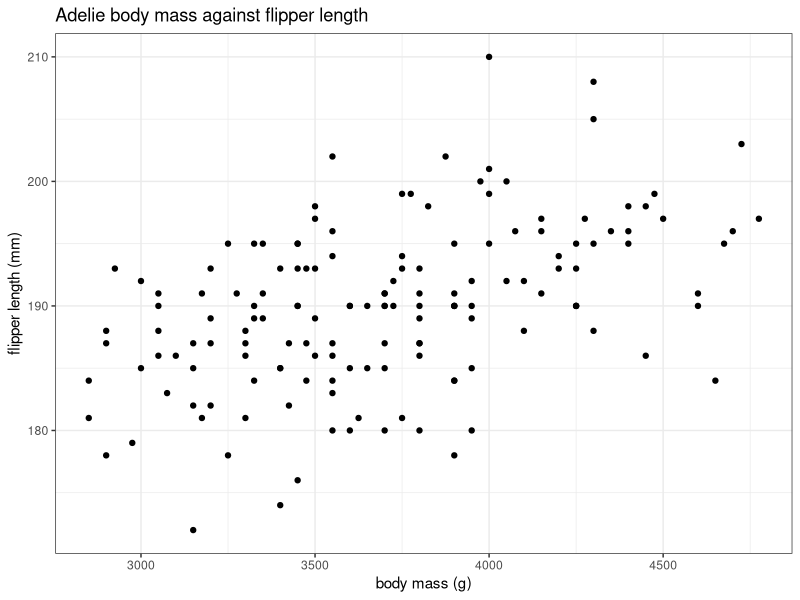
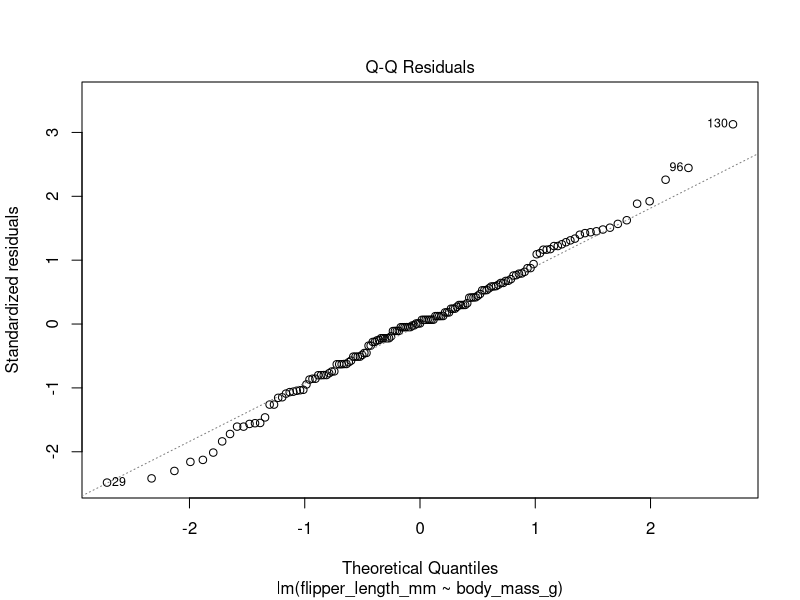
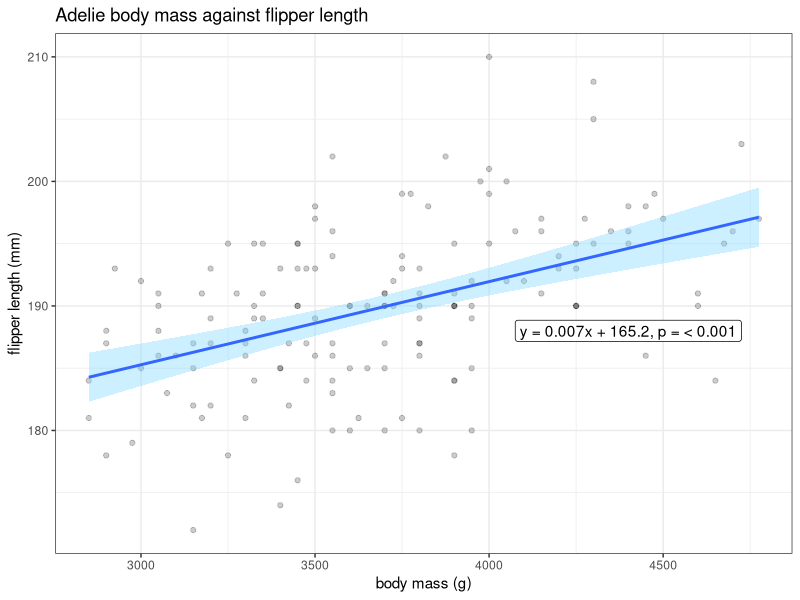
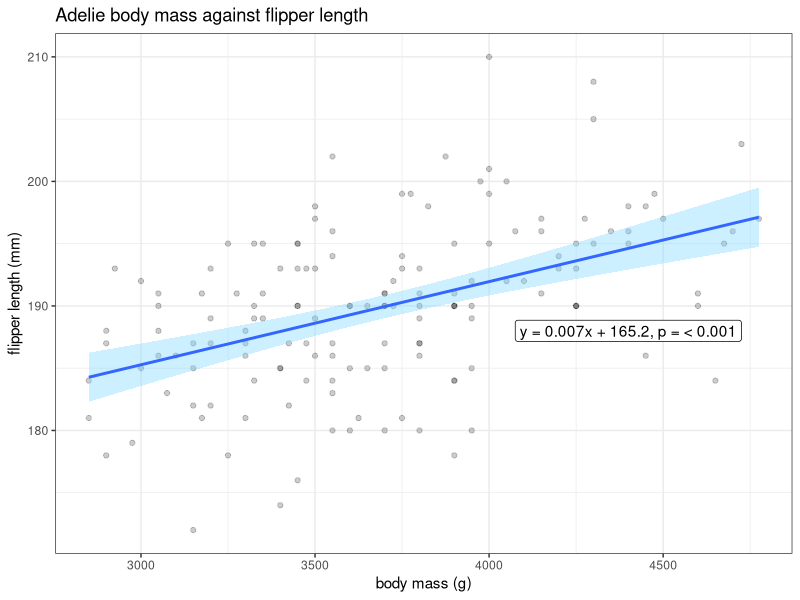

The R source for these figures, in order:
## ---- chunk 1
knitr::opts_chunk$set(echo = TRUE)
## ---- chunk 2

library(palmerpenguins)
library(tidyverse)

sink(file = "package-versions.txt")
sessionInfo()
sink()

## ---- chunk 3
#Creating a new dataset with just the data from Adelie penguins
Adelies <- filter(penguins, species == 'Adelie')

#Plotting body mass against flipper length for Adelies
ggplot(Adelies, aes(body_mass_g, flipper_length_mm))+
  geom_point()+
  labs(x = 'body mass (g)', y = 'flipper length (mm)', title = 'Adelie body mass against flipper length')+
  theme_bw()

## ---- chunk 4

#Creating a linear model for body mass predicting flipper length in Adelies
model1 <- lm(flipper_length_mm ~ body_mass_g, Adelies)

#Getting the equation of the linear model, and R^2 value
summary(model1)

#Creating a QQ plot to look at whether residuals are normally distributed
plot(model1, which = 2)
#The points on the QQplot are fairly close to the line throughout and so appear normally distributed, so no transformations of the data are needed

#Doing an ANOVA to look at statistical significance of the model
anova(model1)

## ---- chunk 5

plot <- ggplot(Adelies, aes(body_mass_g, flipper_length_mm))+
  geom_point(alpha = 0.2)+
  labs(x = 'body mass (g)', y = 'flipper length (mm)', title = 'Adelie body mass against flipper length')+
  theme_bw()+
  geom_smooth(method = 'lm', fill = '#81DBFF')+
  annotate(geom = "label", x = 4400, y = 188, label = "y = 0.007x + 165.2, p = < 0.001")

ggsave(filename = "result.png",
         plot = plot ,
         height = 8 ,
         width = 15 ,
         units = "cm")

plot

